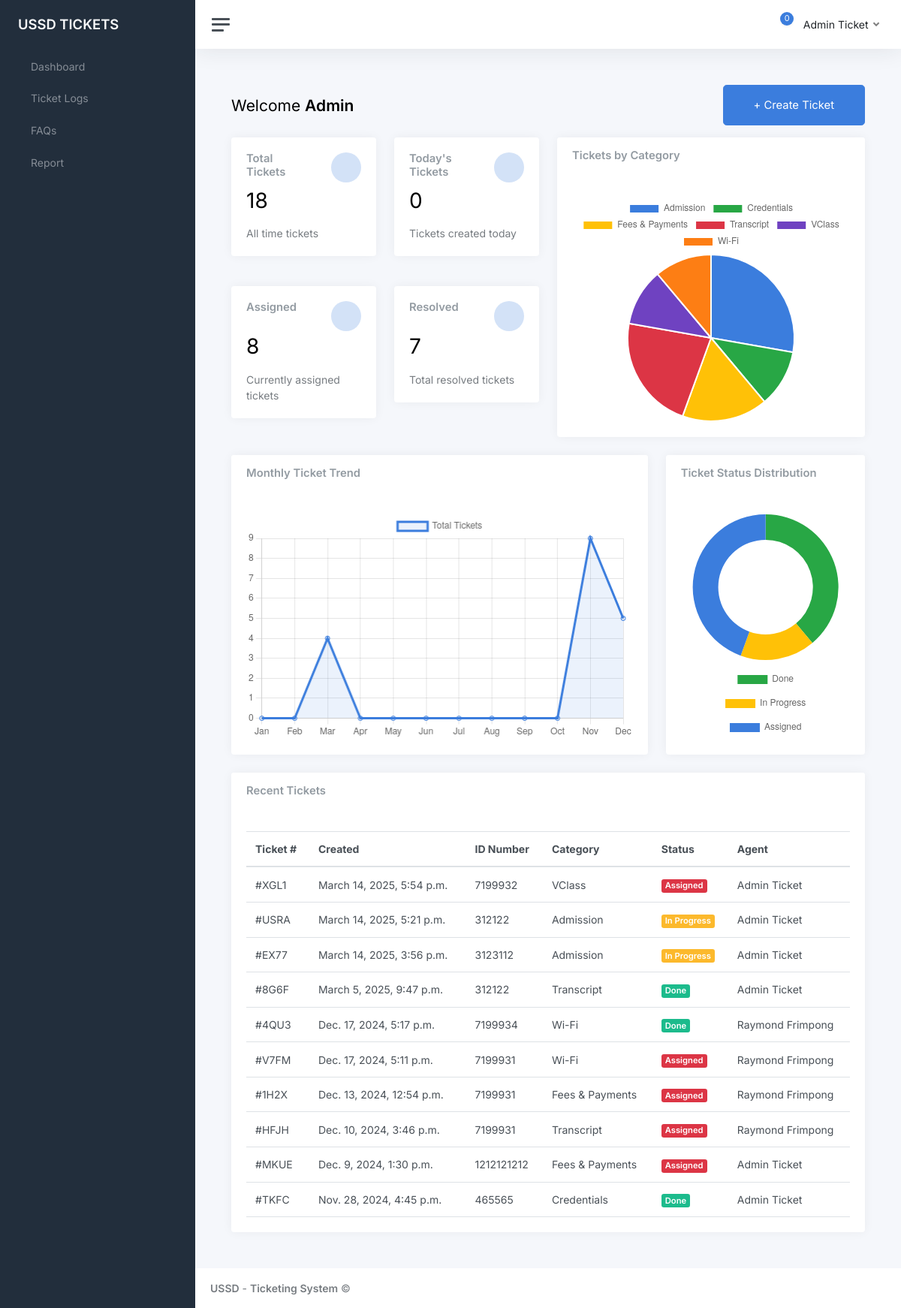
/index/ (signed in), run on an earlier commit of the app's database.
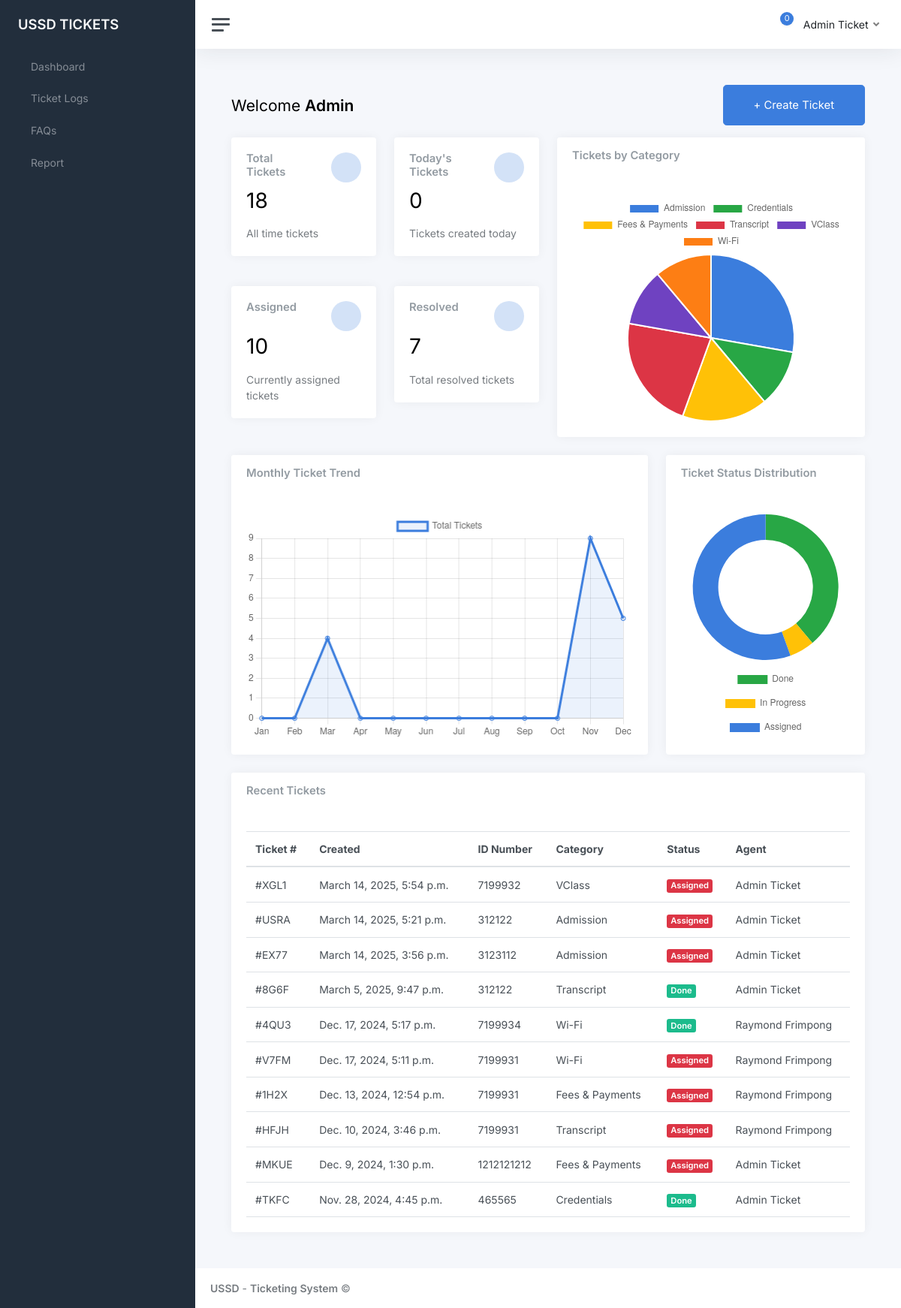
And on a later commit of the database.
### ticksys/models.py (models this page shows, shortened)
class Ticket(models.Model):
    TICKET_STATUS = [
        ('Assigned', 'Assigned'),
        ('In Progress', 'In Progress'),
        ('Done', 'Done'),
    ]
    CLIENT_TYPE = [
        ('Staff', 'Staff'),
        ('Student', 'Student'),
        ('Other', 'Other')
    ]
    MODE_CHOICES = [
        ('Walk-In', 'Walk-In'),
        ('Phone', 'Phone'),
        ('Email', 'Email'),
        ('Other', 'Other')
    ]
    CATEGORY = [
        ('Credentials', 'Credentials'),
        ('Fees & Payments', 'Fees & Payments'),
        ('VClass', 'VClass'),
        ('Transcript', 'Transcript'),
        ('Admission', 'Admission'),
        ('Wi-Fi', 'Wi-Fi'),
        ('AIM App', 'AIM App'),
        ('Telecel', 'Telecel'),
        ('Biometric', 'Biometric'),
        ('Other', 'Other')
    ]
    user = models.ForeignKey(User, models.CASCADE, null=True)
    ticket_number = models.CharField(max_length=4, default=generate_ticket_number, unique=True, editable=False)
    id_number = models.CharField(max_length=20, unique=False)
    description = models.TextField()
    status = models.CharField(max_length=25, choices=TICKET_STATUS, default='In Progress')
    category = models.CharField(max_length=100, choices=CATEGORY)
    client_type = models.CharField(max_length=20, choices=CLIENT_TYPE, default='Student')
    created_at = models.DateTimeField(auto_now_add=True)
    updated_at = models.DateTimeField(auto_now=True)
    mode = models.CharField(max_length=20, choices=MODE_CHOICES, default='Walk-In')
    assigned_to = models.CharField(max_length=30, null=True)
    created_by = models.CharField(max_length=30, null=True)

### ticksys/views.py (the view)
# urls.py: path('index/', views.index, name='index'),
def index(request):
    user = request.user
    form = TicketForm()
    tickets = Ticket.objects.all()
    today = datetime.now().date()
    tickets_by_user = Ticket.objects.filter(Q(user=user) | Q(assigned_to=user.username)).count()
    recent_tickets = Ticket.objects.filter(user=user).order_by('-created_at')[:10]
    overall_recent_tickets = Ticket.objects.all().order_by('-created_at')[:10]
    current_year = timezone.now().year
    tickets_by_month = Ticket.objects.filter(created_at__year=current_year).annotate(
        month=TruncMonth('created_at')
    ).values('month').annotate(count=Count('ticket_number')).order_by('month').filter(Q(user=user) | Q(assigned_to=user.username))
    months = [datetime(2000, i + 1, 1).strftime('%b') for i in range(12)]
    ticket_counts = [0] * 12
    for order in tickets_by_month:
        month_index = order['month'].month - 1
        ticket_counts[month_index] = order['count']
    overall_tickets_by_month = Ticket.objects.filter(created_at__year=current_year).annotate(
            month=TruncMonth('created_at')
        ).values('month').annotate(count=Count('ticket_number')).order_by('month').all()
    months = [datetime(2000, i + 1, 1).strftime('%b') for i in range(12)]
    overall_ticket_counts = [0] * 12
    for order in overall_tickets_by_month:
        month_index = order['month'].month - 1
        overall_ticket_counts[month_index] = order['count']
    overall_total_tickets = Ticket.objects.all().count()
    overall_resolved_tickets = Ticket.objects.filter(status='Done').count()
    overall_assigned_tickets = Ticket.objects.filter(status='Assigned').count()
    today = timezone.now().date()
    user_tickets_today = Ticket.objects.filter(Q(user=user) | Q(assigned_to=user.username), created_at__date=today, updated_at__date=today ).count()
    overall_tickets_today = Ticket.objects.filter(created_at__date=today).count()
    assigned_to = Ticket.objects.filter( user=user, status='Assigned' or 'In Progress').count()
    total_resolved = Ticket.objects.filter(user=user, status='Done').count()
    monthly_counts = [0] * 12
    monthly_data = tickets.annotate(
        month=ExtractMonth('created_at')
    ).values('month').annotate(
        count=Count('id')
    )
    for item in monthly_data:
        if item['month']:  # Check if month is not None
            monthly_counts[item['month'] - 1] = item['count']
    category_data = tickets.values('category').annotate(count=Count('id'))
    category_labels = [f"'{item['category']}'" for item in category_data]
    category_counts = [item['count'] for item in category_data]
    context = {
        'tickets': tickets,
        'total_tickets': tickets.count(),
        'today_tickets': tickets.filter(created_at__date=today).count(),
        'assigned_tickets': tickets.filter(status='Assigned').count(),
        'resolved_tickets': tickets.filter(status='Done').count(),
        'monthly_counts': monthly_counts,  # This will be a list of 12 numbers
        'category_labels': '[' + ','.join(category_labels) + ']',  # This will be a JSON array of strings
        'category_counts': category_counts,
        'overall_recent_tickets' : overall_recent_tickets,
        'overall_assigned_tickets' : overall_assigned_tickets,
        'overall_total_tickets' : overall_total_tickets,
        'overall_resolved_tickets' : overall_resolved_tickets,
        'overall_tickets_today' : overall_tickets_today,
        'user' : user,
        'form' : form,
        'tickets_by_user' : tickets_by_user,
        'user_tickets_today' : user_tickets_today,
        'assigned_to' : assigned_to,
        'total_resolved' : total_resolved,
        'months' : months,
        'ticket_counts' : ticket_counts,
        'overall_ticket_counts' : overall_ticket_counts,
        'recent_tickets' : recent_tickets,  # This will be a list of numbers
        'done_count': tickets.filter(status='Done').count(),
        'in_progress_count': tickets.filter(status='In Progress').count(),
        'assigned_count': tickets.filter(status='Assigned').count(),
    }
    return render(request, 'index.html', context)

### ticksys/models.py (called while the page is built)
def generate_ticket_number():
    return ''.join(random.choices(string.ascii_uppercase + string.digits, k=4))

### templates/index.html (shortened to what the changed rows need)
{% load static %}
{% load widget_tweaks %}
<!DOCTYPE html>
<html lang="en">
<head>
	<link href="https://stackpath.bootstrapcdn.com/bootstrap/4.5.2/css/bootstrap.min.css" rel="stylesheet">
	<link href="{% static 'css/app.css' %}" rel="stylesheet">
</head>
<body>
	<div class="wrapper">
		<div class="main">
			{% block content %}
			<main class="content">
				<div class="container-fluid p-0">
					<div class="d-flex justify-content-between align-items-center mb-3">
						<h1 class="h3 mb-0">Welcome <strong>{{user.username|title}}</strong></h1>
					</div>
					{% if request.user.is_superuser %}
					<div class="row">
						<div class="col-12 col-lg-6">
							<div class="row">
								<div class="col-sm-6 mb-3">
									<div class="card">
										<div class="card-body">
											<div class="row">
												<div class="col mt-0">
													<h5 class="card-title">Total Tickets</h5>
												</div>
												<div class="col-auto">
													<div class="stat text-primary">
													</div>
												</div>
											</div>
											<h1 class="mt-1 mb-3">{{overall_total_tickets}}</h1>
											<div class="mb-0">
												<span class="text-muted">All time tickets</span>
											</div>
										</div>
									</div>
								</div>
								<div class="col-sm-6 mb-3">
									<div class="card">
										<div class="card-body">
											<div class="row">
												<div class="col mt-0">
													<h5 class="card-title">Today's Tickets</h5>
												</div>
												<div class="col-auto">
													<div class="stat text-primary">
													</div>
												</div>
											</div>
											<h1 class="mt-1 mb-3">{{overall_tickets_today}}</h1>
											<div class="mb-0">
												<span class="text-muted">Tickets created today</span>
											</div>
										</div>
									</div>
								</div>
								<div class="col-sm-6 mb-3">
									<div class="card">
										<div class="card-body">
											<div class="row">
												<div class="col mt-0">
													<h5 class="card-title">Assigned</h5>
												</div>
												<div class="col-auto">
													<div class="stat text-primary">
													</div>
												</div>
											</div>
											<h1 class="mt-1 mb-3">{{overall_assigned_tickets}}</h1>
											<div class="mb-0">
												<span class="text-muted">Currently assigned tickets</span>
											</div>
										</div>
									</div>
								</div>
								<div class="col-sm-6 mb-3">
									<div class="card">
										<div class="card-body">
											<div class="row">
												<div class="col mt-0">
													<h5 class="card-title">Resolved</h5>
												</div>
												<div class="col-auto">
													<div class="stat text-primary">
													</div>
												</div>
											</div>
											<h1 class="mt-1 mb-3">{{overall_resolved_tickets}}</h1>
											<div class="mb-0">
												<span class="text-muted">Total resolved tickets</span>
											</div>
										</div>
									</div>
								</div>
							</div>
						</div>
						<div class="col-12 col-lg-6">
							<div class="card">
								<div class="card-header">
									<h5 class="card-title">Tickets by Category</h5>
								</div>
								<div class="card-body">
									<div style="position: relative; height: 300px;">
										<canvas id="categoryPieChart"></canvas>
									</div>
								</div>
							</div>
						</div>
					</div>
					<div class="row">
						<div class="col-12 col-lg-8">
							<div class="card">
								<div class="card-header">
									<h5 class="card-title">Monthly Ticket Trend</h5>
								</div>
								<div class="card-body">
									<div style="position: relative; height: 300px;">
										<canvas id="ticketTrendChart"></canvas>
									</div>
								</div>
							</div>
						</div>
						<div class="col-12 col-lg-4">
							<div class="card">
								<div class="card-header">
									<h5 class="card-title">Ticket Status Distribution</h5>
								</div>
								<div class="card-body">
									<div style="position: relative; height: 300px;">
										<canvas id="statusChart"></canvas>
									</div>
								</div>
							</div>
						</div>
					</div>
					<div class="row">
						<div class="col-12">
							<div class="card">
								<div class="card-header">
									<h5 class="card-title">Recent Tickets</h5>
								</div>
								<div class="card-body">
									<table class="table table-hover my-0">
										<thead>
											<tr>
												<th>Ticket #</th>
												<th>Created</th>
												<th>ID Number</th>
												<th>Category</th>
												<th>Status</th>
												<th>Agent</th>
											</tr>
										</thead>
										<tbody>
											{% for ticket in overall_recent_tickets %}
											<tr>
												<td>#{{ticket.ticket_number}}</td>
												<td>{{ticket.created_at}}</td>
												<td>{{ticket.id_number}}</td>
												<td>{{ticket.category}}</td>
												<td><span class="badge {% if ticket.status == 'Done' %}bg-success{% elif ticket.status == 'In Progress' %}bg-warning{% else %}bg-danger{% endif %}">{{ticket.status}}</span></td>
												<td>{{ticket.user.first_name|title}} {{ticket.user.last_name|title}}</td>
											</tr>
											{% endfor %}
										</tbody>
									</table>
								</div>
							</div>
						</div>
					</div>
					{% endif %}
				</div>
		</main>
		{% endblock %}
		</div>
	</div>
	<script>
		document.addEventListener("DOMContentLoaded", function() {
			console.log("Initializing charts...");
			// Monthly Trend Chart
			try {
				const trendCtx = document.getElementById('ticketTrendChart');
				if (trendCtx) {
					new Chart(trendCtx, {
						type: 'line',
						data: {
							labels: ['Jan', 'Feb', 'Mar', 'Apr', 'May', 'Jun', 'Jul', 'Aug', 'Sep', 'Oct', 'Nov', 'Dec'],
							datasets: [{
								label: 'Total Tickets',
								data: [{{ monthly_counts|join:"," }}],
								borderColor: '#3b7ddd',
								backgroundColor: 'rgba(59, 125, 221, 0.1)',
								fill: true
							}]
						},
						options: {
							responsive: true,
							maintainAspectRatio: false,
							scales: {
								y: {
									beginAtZero: true
								}
							}
						}
					});
				}
			} catch (e) {
				console.error("Error creating trend chart:", e);
			}
			// Category Distribution Chart
			try {
				const categoryCtx = document.getElementById('categoryPieChart');
				if (categoryCtx) {
					new Chart(categoryCtx, {
						type: 'pie',
						data: {
							labels: {{ category_labels|safe }},
							datasets: [{
								data: [{{ category_counts|join:"," }}],
								backgroundColor: [
									'#3b7ddd',
									'#28a745',
									'#ffc107',
									'#dc3545',
									'#6f42c1',
									'#fd7e14'
								]
							}]
						},
						options: {
							responsive: true,
							maintainAspectRatio: false
						}
					});
				}
			} catch (e) {
				console.error("Error creating category chart:", e);
			}
			// Ticket Status Distribution Chart
			try {
				const statusCtx = document.getElementById('statusChart');
				if (statusCtx) {
					new Chart(statusCtx, {
						type: 'doughnut',
						data: {
							labels: ['Done', 'In Progress', 'Assigned'],
							datasets: [{
								data: [
									{{ done_count }},
									{{ in_progress_count }},
									{{ assigned_count }}
								],
								backgroundColor: [
									'#28a745',  // green for Done
									'#ffc107',  // yellow for In Progress
									'#3b7ddd'   // blue for Assigned
								],
								borderWidth: 0
							}]
						},
						options: {
							responsive: true,
							maintainAspectRatio: false,
							plugins: {
								legend: {
									position: 'bottom',
									labels: {
										padding: 20
									}
								}
							},
							cutout: '65%'
						}
					});
				}
			} catch (e) {
				console.error("Error creating status chart:", e);
			}
		});
	</script>
</body>
</html>

What changed in the data, as far as the page shows it:
changed Ticket "USRA": status "In Progress" → "Assigned"
changed Ticket "EX77": status "In Progress" → "Assigned"
Also different on the page:
{{ overall_assigned_tickets }}: "8" → "10"
chart data {{ in_progress_count }}: 3 → 1
chart data {{ assigned_count }}: 8 → 10
